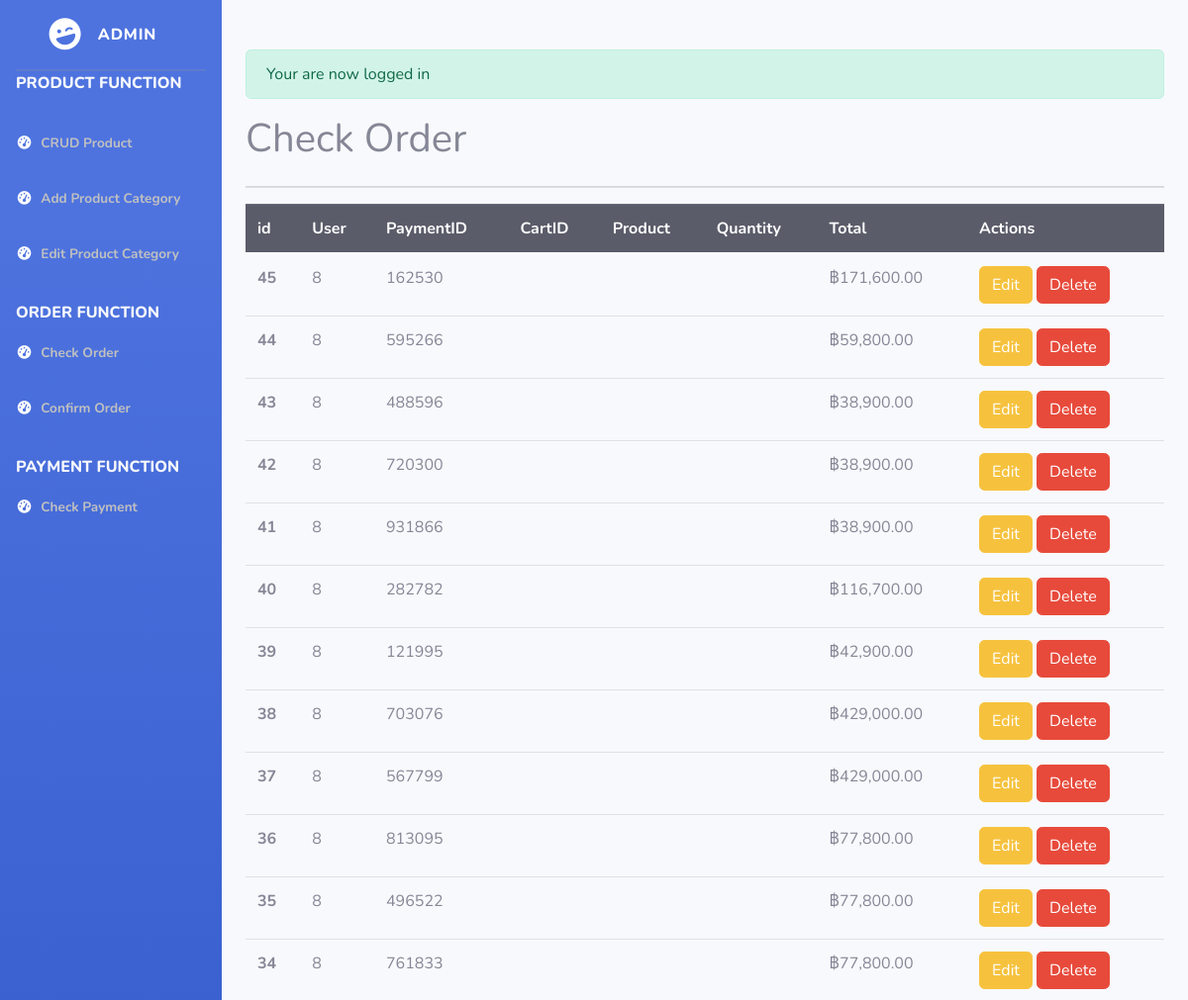
The page /admin/checkorder.php (signed in, upper part) on the database as committed earlier.
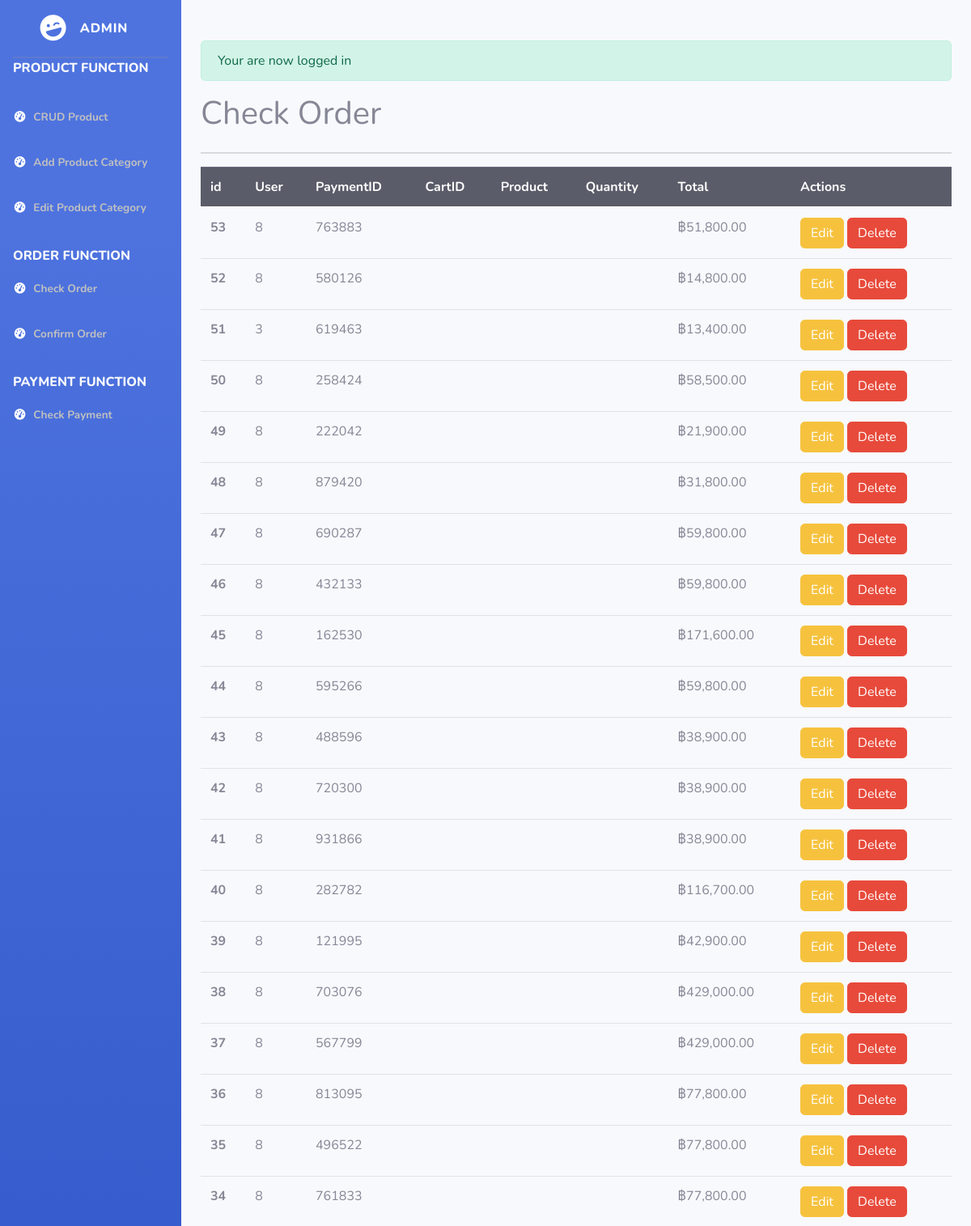
The same page on the database as committed later.
### tables this page shows
CREATE TABLE `order_detail` (
  `id` int(11) NOT NULL,
  `user_id` int(11) NOT NULL,
  `payment_id` int(11) NOT NULL,
  `total` float NOT NULL
);

### admin/checkorder.php (the view, shortened to what the changed rows need)
<?php
    require_once "config/db.php";
?>
<!DOCTYPE html>
<html lang="en">
<head>
    <link href="vendor/fontawesome-free/css/all.min.css" rel="stylesheet" type="text/css">
    <link rel="stylesheet" href="http://127.0.0.1/Mini_Project_G4/bootstrap-5.0.2-dist/css/bootstrap.min.css">
    <link rel="stylesheet" href="http://127.0.0.1/Mini_Project_G4/bootstrap-5.0.2-dist/js/bootstrap.js">
    <link href="sb-admin-2.min.css" rel="stylesheet">
</head>
<body>
    <div id="wrapper">
        <div id="content-wrapper" class="d-flex flex-column">
            <div id="content" style="padding-top:50px;">
                <div class="container-fluid">
                    <div class="container-md-auto">
                            <div class="row">
                                <div class="col-md-6">
                                    <h1>Check Order </h1>
                                </div>
                            </div>
                            <table class="table">
                                <thead class="thead-dark">
                                    <tr>
                                        <th scope="col">id</th>
                                        <th scope="col">User</th>
                                        <th scope="col">PaymentID</th>
                                        <th scope="col">CartID</th>
                                        <th scope="col">Product</th>
                                        <th scope="col">Quantity</th>
                                        <th scope="col">Total</th>
                                        <th scope="col">Actions</th>
                                    </tr>
                                </thead>
                                <tbody>
                                  <?php
                                        $stmt = $conn->query("SELECT * FROM order_detail  ORDER BY id DESC");
                                        $stmt->execute();
                                        $orders = $stmt->fetchAll();
                                        if (!$orders) {
                                            echo "<p><td colspan='6' class='text-center'>No data available</td></p>";
                                        } else {
                                        foreach($orders as $order)  {
                                    ?>
                    <tr>
                        <th scope="row"><?php echo $order['id']; ?></th>
                        <td><?php echo $order['user_id']; ?></td>
                        <td><?php echo $order['payment_id']; ?></td>
                        <td><?php ?></td>
                        <td></td>
                        <td></td>
                        <td><?php echo "฿" . number_format($order['total'],2);?> </td>
                        <td>
                            <a href="edit.php?id=<?php echo $product['product_id']; ?>" class="btn btn-warning">Edit</a>
                            <a onclick="return confirm('Are you sure you want to delete?');" href="?delete=<?php echo $product['product_id']; ?>" class="btn btn-danger">Delete</a>
                         </td>
                    </tr>
                    <?php }  } ?>
                                </tbody>
                            </table>
                    </div>
                </div>
            </div>
</body>
</html>

Rows that differ between the two databases and show on the page:
added order_detail: id "53", user "8", payment "763883", total "51,800.00"
added order_detail: id "52", user "8", payment "580126", total "14,800.00"
added order_detail: id "51", user "3", payment "619463", total "13,400.00"
added order_detail: id "50", user "8", payment "258424", total "58,500.00"
added order_detail: id "49", user "8", payment "222042", total "21,900.00"
added order_detail: id "48", user "8", payment "879420", total "31,800.00"
added order_detail: id "47", user "8", payment "690287", total "59,800.00"
added order_detail: id "46", user "8", payment "432133", total "59,800.00"
